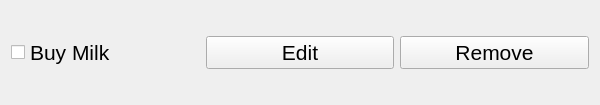
<?xml version="1.0" encoding="UTF-8"?>
<ui version="4.0">
 <class>Task</class>
 <widget class="QWidget" name="Task">
  <property name="geometry">
   <rect>
    <x>0</x>
    <y>0</y>
    <width>600</width>
    <height>105</height>
   </rect>
  </property>
  <property name="windowTitle">
   <string>Form</string>
  </property>
  <layout class="QHBoxLayout" name="horizontalLayout_2">
   <item>
    <widget class="QCheckBox" name="checkBox">
     <property name="font">
      <font>
       <pointsize>16</pointsize>
      </font>
     </property>
     <property name="text">
      <string>Buy Milk</string>
     </property>
    </widget>
   </item>
   <item>
    <widget class="QPushButton" name="pushButton_2">
     <property name="font">
      <font>
       <pointsize>16</pointsize>
      </font>
     </property>
     <property name="text">
      <string>Edit</string>
     </property>
    </widget>
   </item>
   <item>
    <widget class="QPushButton" name="pushButton">
     <property name="font">
      <font>
       <pointsize>16</pointsize>
      </font>
     </property>
     <property name="text">
      <string>Remove</string>
     </property>
    </widget>
   </item>
  </layout>
 </widget>
 <resources/>
 <connections/>
</ui>
